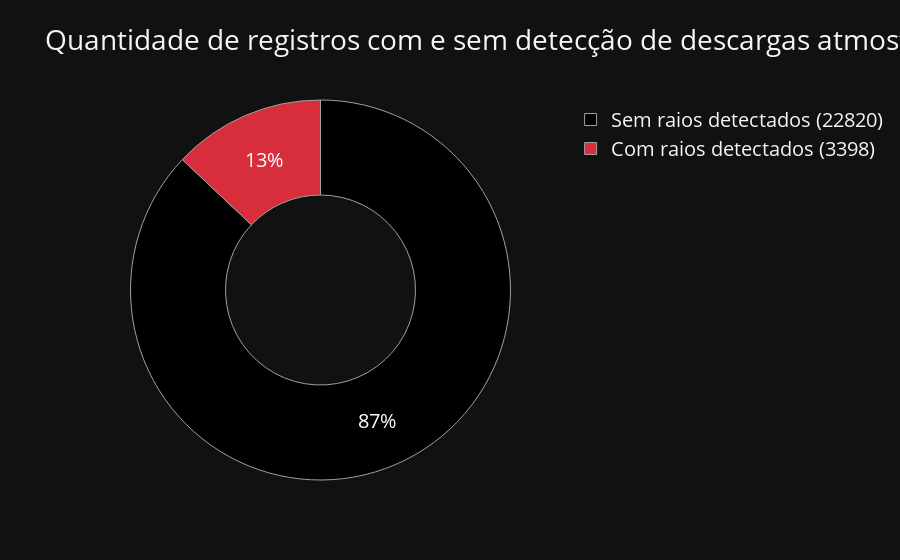

The notebook cell saved with this chart:
### Code cell
threshold = 1
no = df[df['ttyyyxx3'] < threshold]
yes = df[df['ttyyyxx3'] >= threshold]

tn = no['month'].count()
ty = yes['month'].count()

labels = ['Sem raios detectados (%d)'%tn, 
         'Com raios detectados (%d)'%ty]
values= [tn, ty]
pie = [
    go.Pie(labels=labels, values=values, hole=.5, 
        marker=dict(colors=['#000000', '#D82D3B'], 
                    line=dict(color='#A0A0A0', width=1)))
]
fig = go.Figure(data=pie)

fig.update_layout(
    title='Quantidade de registros com e sem detecção de descargas atmosféricas',
    font={'size':20},
    template='plotly_dark',
    legend_orientation="v"
)
iplot(fig)

### Figure 1 — Plotly figure (JSON) as saved in the notebook; plotly's stock layout.template omitted (floating-point values rounded to 4 significant figures)
{"data": [{"hole": 0.5, "labels": ["Sem raios detectados (22820)", "Com raios detectados (3398)"], "marker": {"colors": ["#000000", "#D82D3B"], "line": {"color": "#A0A0A0", "width": 1}}, "type": "pie", "values": [22820, 3398]}], "layout": {"font": {"size": 20}, "legend": {"orientation": "v"}, "title": {"text": "Quantidade de registros com e sem detecção de descargas atmosféricas"}}}
